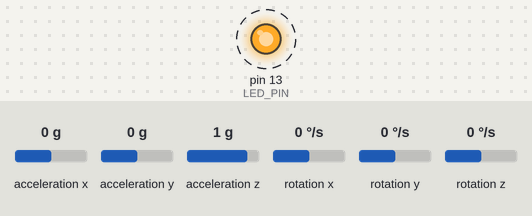
This sketch was run on a simulated Arduino Uno, built with avr-gcc and run on an emulated ATmega328P. Shown: output pins drawn as LEDs (lit = HIGH). Dashed ring = blinking. The inputs (shaded band) are chosen by the test bench; at power-on: acceleration z 1 g, acceleration y 0 g, acceleration x 0 g, rotation x 0 °/s, rotation y 0 °/s, rotation z 0 °/s. What the sketch prints to the serial monitor is not drawn.

Above: at 0.9 s.
1.3 s: acceleration z set to -1.4 g
4.3 s: acceleration y set to 0.8 g
Timing chart, 0 to 13.3 s (numbered marks = the images above; inputs shaded):
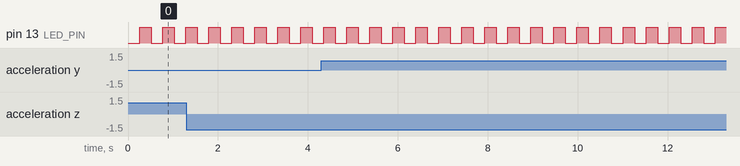

Measured:
- by itself, pin 13 (LED_PIN): alternates HIGH for 0.26 s and LOW for 0.26 s

The sketch:

master_hand.ino
```cpp
// I2C device class (I2Cdev) demonstration Arduino sketch for MPU6050 class
// 10/7/2011 by Jeff Rowberg <jeff@rowberg.net>
// Updates should (hopefully) always be available at https://github.com/jrowberg/i2cdevlib
//
// Changelog:
//      2013-05-08 - added multiple output formats
//                 - added seamless Fastwire support
//      2011-10-07 - initial release

/* ============================================
I2Cdev device library code is placed under the MIT license
Copyright (c) 2011 Jeff Rowberg

Permission is hereby granted, free of charge, to any person obtaining a copy
of this software and associated documentation files (the "Software"), to deal
in the Software without restriction, including without limitation the rights
to use, copy, modify, merge, publish, distribute, sublicense, and/or sell
copies of the Software, and to permit persons to whom the Software is
furnished to do so, subject to the following conditions:

The above copyright notice and this permission notice shall be included in
all copies or substantial portions of the Software.

THE SOFTWARE IS PROVIDED "AS IS", WITHOUT WARRANTY OF ANY KIND, EXPRESS OR
IMPLIED, INCLUDING BUT NOT LIMITED TO THE WARRANTIES OF MERCHANTABILITY,
FITNESS FOR A PARTICULAR PURPOSE AND NONINFRINGEMENT. IN NO EVENT SHALL THE
AUTHORS OR COPYRIGHT HOLDERS BE LIABLE FOR ANY CLAIM, DAMAGES OR OTHER
LIABILITY, WHETHER IN AN ACTION OF CONTRACT, TORT OR OTHERWISE, ARISING FROM,
OUT OF OR IN CONNECTION WITH THE SOFTWARE OR THE USE OR OTHER DEALINGS IN
THE SOFTWARE.
===============================================
*/

// I2Cdev and MPU6050 must be installed as libraries, or else the .cpp/.h files
// for both classes must be in the include path of your project
#include "I2Cdev.h"
#include "MPU6050.h"

// Arduino Wire library is required if I2Cdev I2CDEV_ARDUINO_WIRE implementation
// is used in I2Cdev.h
#if I2CDEV_IMPLEMENTATION == I2CDEV_ARDUINO_WIRE
    #include "Wire.h"
#endif

// class default I2C address is 0x68
// specific I2C addresses may be passed as a parameter here
// AD0 low = 0x68 (default for InvenSense evaluation board)
// AD0 high = 0x69
MPU6050 accelgyro;
//MPU6050 accelgyro(0x69); // <-- use for AD0 high

int16_t ax, ay, az;
int16_t gx, gy, gz;


// uncomment "OUTPUT_READABLE_ACCELGYRO" if you want to see a tab-separated
// list of the accel X/Y/Z and then gyro X/Y/Z values in decimal. Easy to read,
// not so easy to parse, and slow(er) over UART.
#define OUTPUT_READABLE_ACCELGYRO

// uncomment "OUTPUT_BINARY_ACCELGYRO" to send all 6 axes of data as 16-bit
// binary, one right after the other. This is very fast (as fast as possible
// without compression or data loss), and easy to parse, but impossible to read
// for a human.
//#define OUTPUT_BINARY_ACCELGYRO


#define LED_PIN 13
bool blinkState = false;
#include <SoftwareSerial.h>
SoftwareSerial BTSerial(10, 11);

void setup() {
    // join I2C bus (I2Cdev library doesn't do this automatically)
    #if I2CDEV_IMPLEMENTATION == I2CDEV_ARDUINO_WIRE
        Wire.begin();
    #elif I2CDEV_IMPLEMENTATION == I2CDEV_BUILTIN_FASTWIRE
        Fastwire::setup(400, true);
    #endif

    // initialize serial communication
    // (38400 chosen because it works as well at 8MHz as it does at 16MHz, but
    // it's really up to you depending on your project)
    Serial.begin(38400);
    BTSerial.begin(9600);
    // initialize device
    Serial.println("Initializing I2C devices...");
    accelgyro.initialize();

    // verify connection
    Serial.println("Testing device connections...");
    Serial.println(accelgyro.testConnection() ? "MPU6050 connection successful" : "MPU6050 connection failed");

    // use the code below to change accel/gyro offset values
    /*
    Serial.println("Updating internal sensor offsets...");
    // -76	-2359	1688	0	0	0
    Serial.print(accelgyro.getXAccelOffset()); Serial.print("\t"); // -76
    Serial.print(accelgyro.getYAccelOffset()); Serial.print("\t"); // -2359
    Serial.print(accelgyro.getZAccelOffset()); Serial.print("\t"); // 1688
    Serial.print(accelgyro.getXGyroOffset()); Serial.print("\t"); // 0
    Serial.print(accelgyro.getYGyroOffset()); Serial.print("\t"); // 0
    Serial.print(accelgyro.getZGyroOffset()); Serial.print("\t"); // 0
    Serial.print("\n");
    accelgyro.setXGyroOffset(220);
    accelgyro.setYGyroOffset(76);
    accelgyro.setZGyroOffset(-85);
    Serial.print(accelgyro.getXAccelOffset()); Serial.print("\t"); // -76
    Serial.print(accelgyro.getYAccelOffset()); Serial.print("\t"); // -2359
    Serial.print(accelgyro.getZAccelOffset()); Serial.print("\t"); // 1688
    Serial.print(accelgyro.getXGyroOffset()); Serial.print("\t"); // 0
    Serial.print(accelgyro.getYGyroOffset()); Serial.print("\t"); // 0
    Serial.print(accelgyro.getZGyroOffset()); Serial.print("\t"); // 0
    Serial.print("\n");
    */

    // configure Arduino LED pin for output
    pinMode(LED_PIN, OUTPUT);
}

void loop() {
    // read raw accel/gyro measurements from device
    accelgyro.getMotion6(&ax, &ay, &az, &gx, &gy, &gz);

    // these methods (and a few others) are also available
    //accelgyro.getAcceleration(&ax, &ay, &az);
    //accelgyro.getRotation(&gx, &gy, &gz);
    String str = "";

    #ifdef OUTPUT_READABLE_ACCELGYRO
        // display tab-separated accel/gyro x/y/z values
        Serial.print("a/g:\t");
        Serial.print(ax); Serial.print("\t");
        Serial.print(ay); Serial.print("\t");
        Serial.print(az); Serial.print("\t");
        Serial.print(gx); Serial.print("\t");
        Serial.print(gy); Serial.print("\t");
        Serial.println(gz);

        if(az > 16000 && ax < 5000 && ay<5000){
          BTSerial.write('f');  //OFF
          Serial.print("f");
        }
        else if(ax<-5000 && 6000<az && az<16000 && ay<5000){
          BTSerial.write('x');  //LIGHT 1
          Serial.print("x");
        }
        else if(ax<-10000 && -4000<az && az<6000 && ay<5000){
          BTSerial.write('y');  //LIGHT 2
          Serial.print("y");
        }
        else if(ax>-13000 && az<-4000 && ay<5000){
          BTSerial.write('z');  //LIGHT
          Serial.print("z");
        }
        else if(ay>10000 && ax<5000 && az<5000){
          BTSerial.write('N');  //STOP
          Serial.print("N");
        }
        else if (ay<10000 && ax>13000 && az<10000 && az>0){
          BTSerial.write('T');  //STOP
          Serial.print("T");
        }

        /*BTSerial.write('a');
        delay(100);
        BTSerial.println(ax);
        //BTSerial.write('b');
        BTSerial.println(ay);
        //BTSerial.write('c');
        BTSerial.println(az);
        //BTSerial.write('d');
        BTSerial.println(gx);
        //BTSerial.write('e');
        BTSerial.println(gy);
        //BTSerial.write('f');
        BTSerial.println(gz);
        //BTSerial.println('1111');
        // Serial.println((uint8_t)(ax >> 8));
        //BTSerial.write('b');*/
        delay(250);
    #endif

    #ifdef OUTPUT_BINARY_ACCELGYRO
        Serial.write((uint8_t)(ax >> 8)); Serial.write((uint8_t)(ax & 0xFF));
        Serial.write((uint8_t)(ay >> 8)); Serial.write((uint8_t)(ay & 0xFF));
        Serial.write((uint8_t)(az >> 8)); Serial.write((uint8_t)(az & 0xFF));
        Serial.write((uint8_t)(gx >> 8)); Serial.write((uint8_t)(gx & 0xFF));
        Serial.write((uint8_t)(gy >> 8)); Serial.write((uint8_t)(gy & 0xFF));
        Serial.write((uint8_t)(gz >> 8)); Serial.write((uint8_t)(gz & 0xFF));
        BTSerial.println(ay);
    #endif

    // blink LED to indicate activity
    blinkState = !blinkState;
    digitalWrite(LED_PIN, blinkState);
}
```
